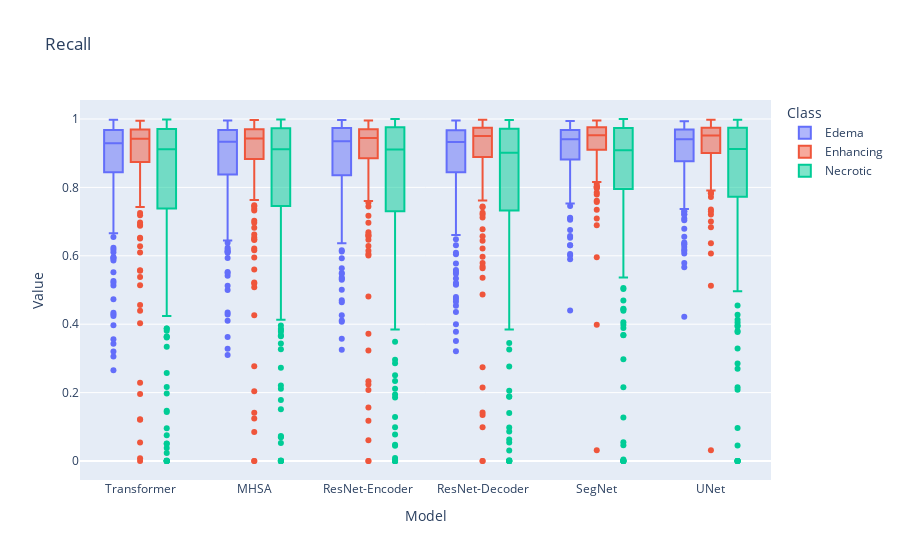

The notebook cell this image was saved under:
### Code cell
METRIC = "Recall"
recall = get_summary_df(summarys, METRIC.lower())
px.box(recall, x="Model", y="Value", color="Class", title=METRIC)

### Figure 1 — Plotly figure (JSON) as saved in the notebook; plotly's stock layout.template omitted (floating-point values rounded to 4 significant figures; data arrays with more than 128 entries replaced by an {"elided": "..."} marker saying what was removed)
{"data": [{"alignmentgroup": "True", "hovertemplate": "Class=Edema<br>Model=%{x}<br>Value=%{y}<extra></extra>", "legendgroup": "Edema", "marker": {"color": "#636efa"}, "name": "Edema", "notched": false, "offsetgroup": "Edema", "orientation": "v", "showlegend": true, "type": "box", "x": {"elided": "1500 str values"}, "x0": " ", "xaxis": "x", "y": {"elided": "1500 float values"}, "y0": " ", "yaxis": "y"}, {"alignmentgroup": "True", "hovertemplate": "Class=Enhancing<br>Model=%{x}<br>Value=%{y}<extra></extra>", "legendgroup": "Enhancing", "marker": {"color": "#EF553B"}, "name": "Enhancing", "notched": false, "offsetgroup": "Enhancing", "orientation": "v", "showlegend": true, "type": "box", "x": {"elided": "1500 str values"}, "x0": " ", "xaxis": "x", "y": {"elided": "1500 float values"}, "y0": " ", "yaxis": "y"}, {"alignmentgroup": "True", "hovertemplate": "Class=Necrotic<br>Model=%{x}<br>Value=%{y}<extra></extra>", "legendgroup": "Necrotic", "marker": {"color": "#00cc96"}, "name": "Necrotic", "notched": false, "offsetgroup": "Necrotic", "orientation": "v", "showlegend": true, "type": "box", "x": {"elided": "1500 str values"}, "x0": " ", "xaxis": "x", "y": {"elided": "1500 float values"}, "y0": " ", "yaxis": "y"}], "layout": {"autosize": true, "boxmode": "group", "legend": {"title": {"text": "Class"}, "tracegroupgap": 0}, "title": {"text": "Recall"}, "xaxis": {"anchor": "y", "autorange": true, "domain": [0, 1], "range": [-0.5163, 5.516], "title": {"text": "Model"}, "type": "category"}, "yaxis": {"anchor": "x", "autorange": true, "domain": [0, 1], "range": [-0.05556, 1.056], "title": {"text": "Value"}, "type": "linear"}}}
